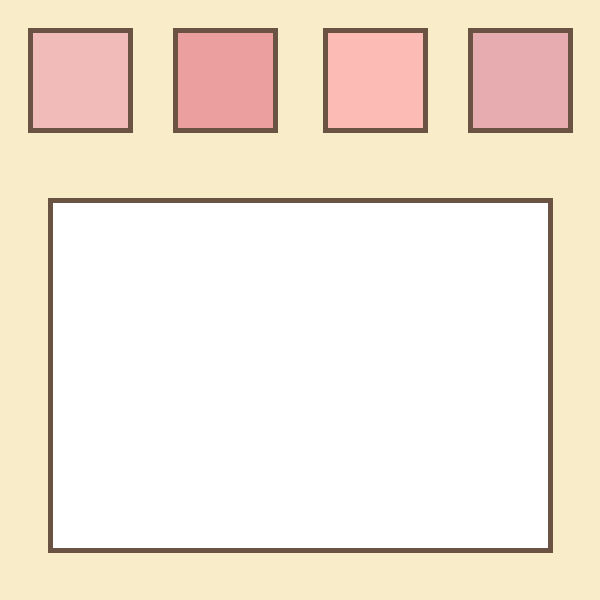
Frame 1 (no input)
Frame 60 (the mouse pressed at the canvas centre just before this capture): identical to frame 1, image omitted
Frame 120 (the mouse held since frame 60 and released just before this capture): identical to frame 1, image omitted

The Processing sketch that drew this single still picture (run headless with seeded random() and noise(); from frame 60 on, the mouse is pressed at the canvas centre):

// Processing sketch: c2
// ── c2.pde
//colour pallet
color silverspoon = #A79C8E;
color reallyrichcocoa = #6B5344;
color whitechocolatefill = #F8ECC9;

color sweettreat = #F1BBBA;
color strawberrymousse = #EB9F9F;
color cashmere = #FDBBB6;
color romanrose = #E6ACB0;


//variable
color c;

void setup () {
  size(600, 600);
  strokeWeight(5);
  stroke(silverspoon);
  
  c = #FFFFFF;
  
}

void draw () {
  background(whitechocolatefill);
  
  
  //highlight and buttonss!
  
  if(mouseX > 30 && mouseX < 130 && mouseY > 30 && mouseY < 130) {
    stroke(silverspoon);
  } else {
    stroke(reallyrichcocoa);
  }
  fill(sweettreat);
  rect(30, 30, 100, 100);
  
  if(mouseX > 175 && mouseX < 275 && mouseY > 30 && mouseY < 130) {
    stroke(silverspoon);
  } else {
    stroke(reallyrichcocoa);
  }
  fill(strawberrymousse);
  rect(175, 30, 100, 100);
  
  if(mouseX > 325 && mouseX < 425 && mouseY > 30 && mouseY < 130) {
    stroke(silverspoon);
  } else {
    stroke(reallyrichcocoa);
  }
  fill(cashmere);
  rect(325, 30, 100, 100);
  
  if(mouseX > 470 && mouseX < 570 && mouseY > 30 && mouseY < 130) {
    stroke(silverspoon);
  } else {
    stroke(reallyrichcocoa);
  }
  fill(romanrose);
  rect(470, 30, 100, 100);
  
  
  //indicator
  stroke(reallyrichcocoa);
  fill(c);
  rect(50, 200, 500, 350);
}


void mousePressed() {
  if(mouseX > 30 && mouseX < 130 && mouseY > 30 && mouseY < 130) {
    c = sweettreat;
  }
  
  if(mouseX > 175 && mouseX < 275 && mouseY > 30 && mouseY < 130) {
    c = strawberrymousse;
  }
  
  if(mouseX > 325 && mouseX < 425 && mouseY > 30 && mouseY < 130) {
    c = cashmere;
  } 
  
  if(mouseX > 475 && mouseX < 575 && mouseY > 30 && mouseY < 130) {
    c = romanrose;
  } 
  
  
  
}
